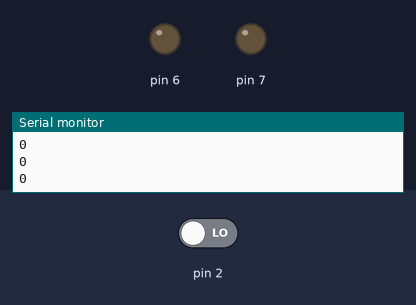
Simulated run of this sketch. Board: Arduino Uno, built with avr-gcc and run on an emulated ATmega328P. Parts: output pins drawn as LEDs (lit = HIGH), the last lines printed to the serial monitor. Inputs (shaded band) come from the test bench; at power-on: pin 2 LOW.

Above: at 1.8 s.
1.9 s: pin 2 driven HIGH
At 2.9 s:
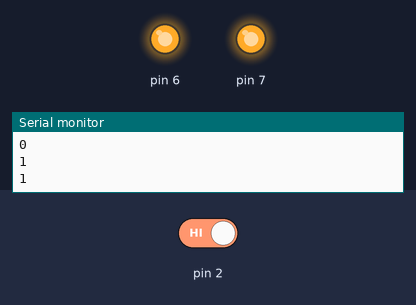
4.0 s: pin 2 driven LOW
At 5.6 s:
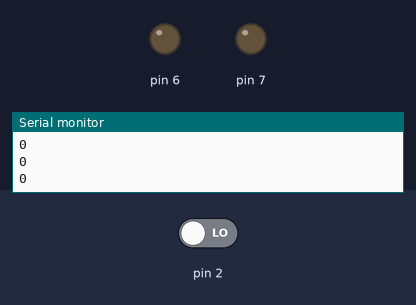
Timing chart, 0 to 7.1 s (numbered marks = the images above; inputs shaded):
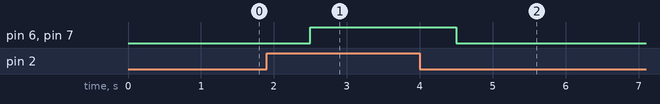

Measured:
- after the input at 1.9 s, pin 6, pin 7: LOW → HIGH after 0.60 s
- after the input at 4.0 s, pin 6, pin 7: HIGH → LOW after 0.50 s

The sketch:

sketch_jul14a.ino
```cpp
int val=0;
void setup()
{
  Serial.begin(9600);
  pinMode(2,INPUT);
  pinMode(6,OUTPUT);
  pinMode(7,OUTPUT);
}
void loop()
{
  val=digitalRead(2);
  Serial.println(val);
  delay(500);
  if(val==1)
  {
digitalWrite(6,HIGH);
digitalWrite(7,HIGH);
  }
  else
  {
    digitalWrite(6,LOW);
digitalWrite(7,LOW);
  }
}
```
